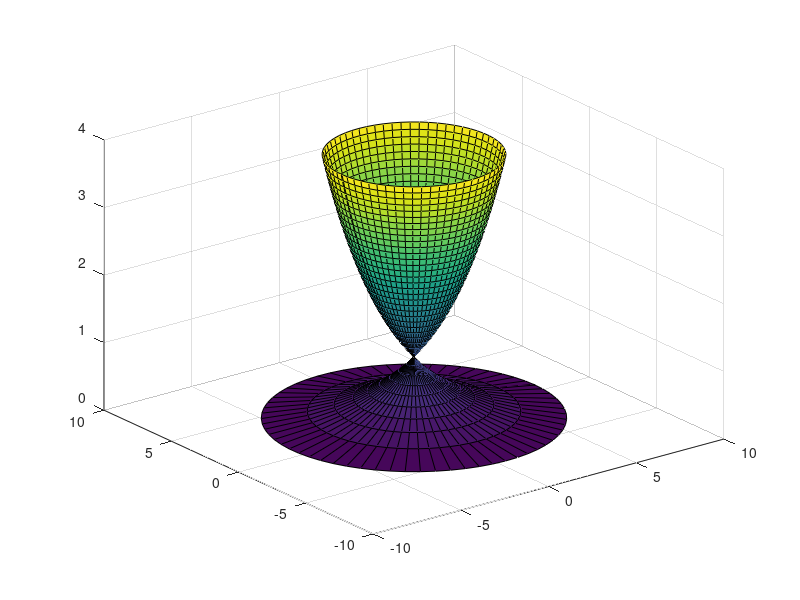

Write the MATLAB code that produced this figure.

clc
clear all
% original curve
t=0:0.1:4;
z=log(t.^(3));

% rotate for 360 grad
alpha=-pi:0.1:pi+0.1;

% calculate two other coordinates
x=cos(alpha)'*z;
y=sin(alpha)'*z;
t=kron(ones(length(alpha),1),t);

% plot
surf(x,y,t)